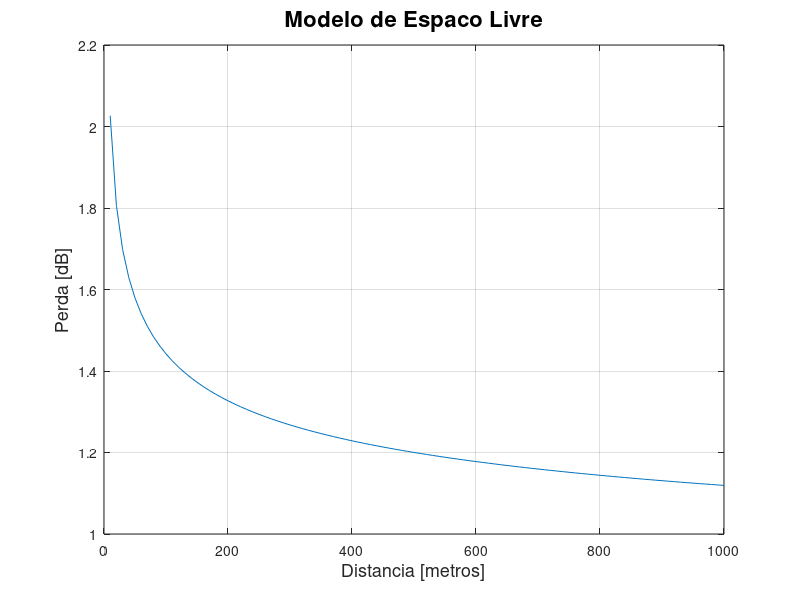

Here is the MATLAB script that generated this plot:
%Modelo de Espaco Livre


##frequencia usada na tecnologia 4G
f = 700*10^6;
##comprimento de onda
lmbd = 3*10^8/f;
##indice para laco
ind1 = 1;
##eixo x para plot de grafico
dist_x=10:10:1000;

##laco para calcular o modelo de espaco livre
for distancia = 10:10:1000;
  espliv (ind1) = -10*log10((lmbd^2)/((4*pi*distancia)^2))^-1;
  ind1++;
endfor

##plote grafico
plot(dist_x,espliv);
title("Modelo de Espaco Livre", 'fontsize', 16);
ylabel("Perda [dB]",'fontsize', 13);
xlabel("Distancia [metros]",'fontsize', 13);
grid;


